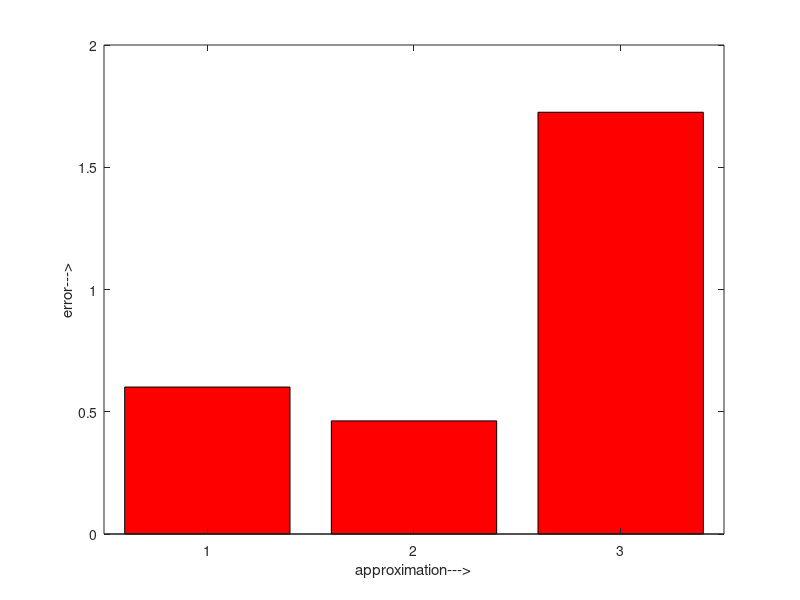

MATLAB code to generate this figure:
clear all
close all 
clc

%f(x) = sin(x)/x^3
% df(x)/dx = (x^3*(cos(x))-sin(x)*3*x^2)/x^6;

x = pi/3;
analytical_derivative = (x^3*(cos(x))-sin(x)*3*x^2)/x^6;

dx = pi/9

%first order approximation
forward_differencing = ((sin(x+dx)/(x+dx)^3)-(sin(x)/x^3))/dx;

%second_order_approximation
central_differencing = ((sin(x+dx)/(x+dx)^3)-(sin(x-dx)/(x-dx)^3))/(2*dx);

%fourth order approximation 
fourth_order_approximation = ((sin(x-(2*dx))/(x-(2*dx))^3)-(8*(sin(x-dx)/(x-dx)^3))+(8*(sin(x-dx)/(x-dx)^3))-(sin(x-(2*dx))/(x-(2*dx))^3))/(12*dx);

error_first_order = abs(forward_differencing-analytical_derivative)
error_second_order = abs(central_differencing-analytical_derivative)
error_fourth_order = abs(fourth_order_approximation-analytical_derivative)

X = [1,2,3]
Y = [error_first_order;  error_second_order; error_fourth_order]
bar(X,Y,'r')
xlabel('approximation--->')
ylabel('error--->')